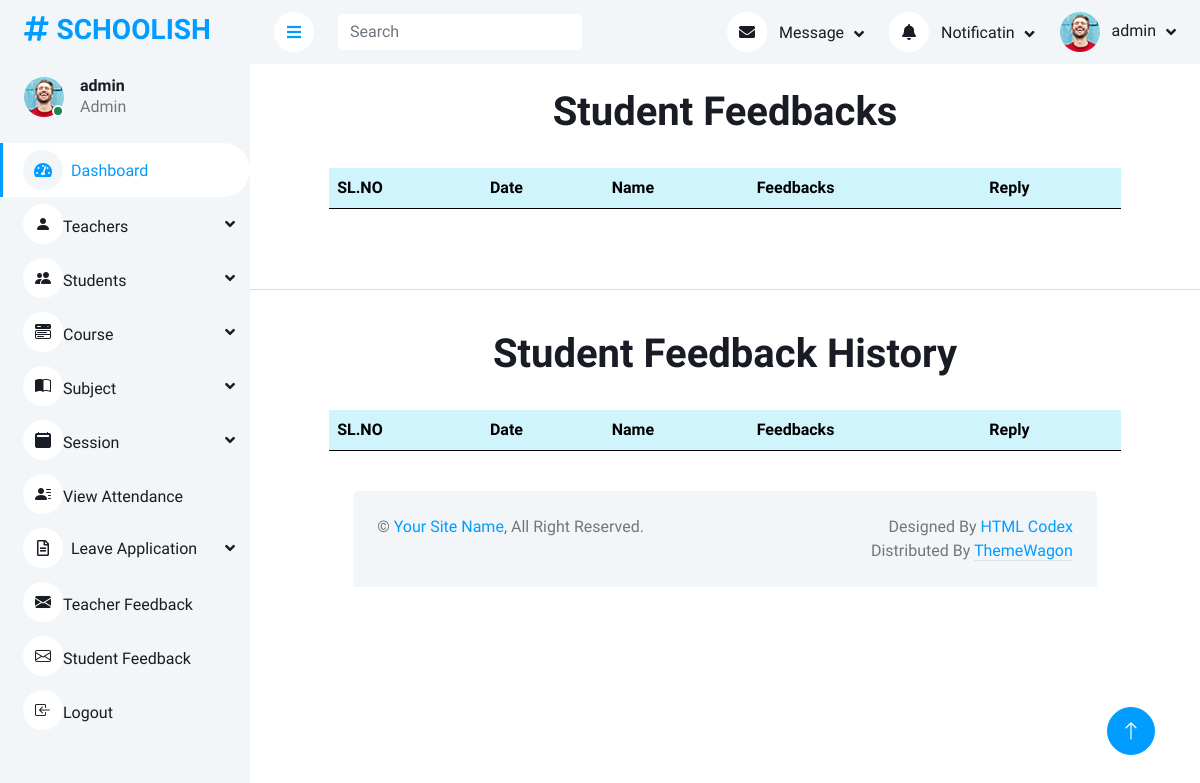
/admindashboard/Studentfeedbacks (signed in), run on an earlier commit of the app's database.
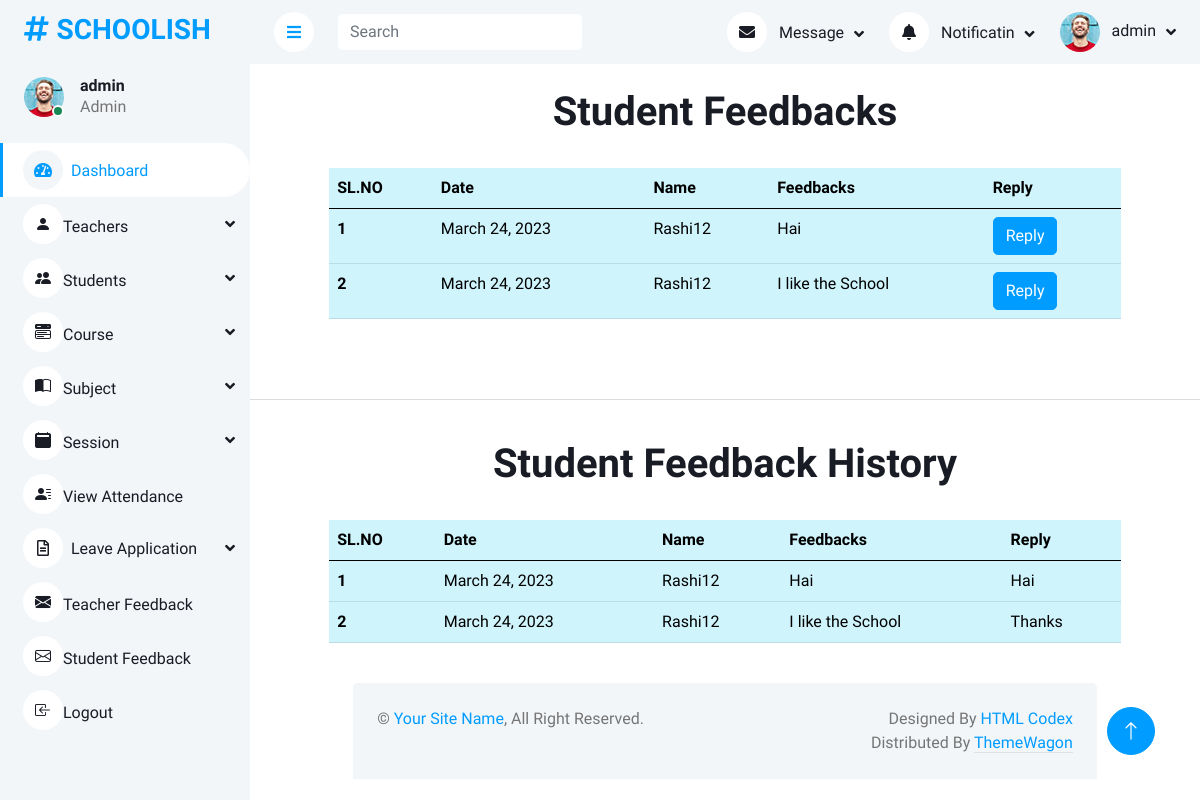
And on a later commit of the database.
### home/models.py (models this page shows, shortened)
class StudentFeedback(models.Model):
    user = models.ForeignKey(Login, on_delete=models.DO_NOTHING)
    Feedback = models.CharField(max_length=200)
    Date = models.DateField(auto_now=True)
    Reply = models.TextField(null=True, blank=True)

class Login(AbstractUser):
    is_teacher = models.BooleanField(default=False)
    is_student = models.BooleanField(default=False)

### home/adminviews.py (the view)
# urls.py: path('admindashboard/Studentfeedbacks', adminviews.student_feedbacks, name='student_feedbacks'),
def student_feedbacks(request):
    data = StudentFeedback.objects.all()
    return render(request, 'admin1/Studentfeedbacks.html', {'data': data})

### templates/admin1/Studentfeedbacks.html
{% extends 'admin1/Adminbase.html' %}
{% load crispy_forms_tags %}
{% block content %}
<br>
<h1 class="text-center">Student Feedbacks</h1><br>
<div class="col-xl-10 mx-auto">
<table class="table table-info">
  <thead>
    <tr >
      <th scope="col">SL.NO</th>
      <th scope="col">Date</th>
      <th scope="col">Name</th>
      <th scope="col">Feedbacks</th>
      <th scope="col">Reply</th>
    </tr>
  </thead>
  <tbody>
    {% for i in data %}
    <tr>
      <th scope="row">{{forloop.counter}}</th>
      <td>{{i.Date}}</td>
      <td>{{i.user}}</td>
      <td>{{i.Feedback}}</td>
      <td><a href="{% url 'reply_student_feedbacks' i.id %}"> <button type="button" class="btn btn-primary">Reply</button></a></td>
    </tr>
    {% endfor %}
  </tbody>
</table>
</div><br><br>
<hr>
<br>
<h1 class="text-center">Student Feedback History</h1><br>
<div class="col-xl-10 mx-auto">
<table class="table table-info">
  <thead>
    <tr >
      <th scope="col">SL.NO</th>
      <th scope="col">Date</th>
      <th scope="col">Name</th>
      <th scope="col">Feedbacks</th>
      <th scope="col">Reply</th>
    </tr>
  </thead>
  <tbody>
    {% for i in data %}
    <tr>
      <th scope="row">{{forloop.counter}}</th>
      <td>{{i.Date}}</td>
      <td>{{i.user}}</td>
      <td>{{i.Feedback}}</td>
      <td>{{i.Reply}}</td>
    </tr>
    {% endfor %}
  </tbody>
</table>
{% endblock%}

What changed in the data, as far as the page shows it:
added StudentFeedback: Date "March 24, 2023", user "Rashi12", Feedback "Hai", Reply "Hai"
added StudentFeedback: Date "March 24, 2023", user "Rashi12", Feedback "I like the School", Reply "Thanks"
